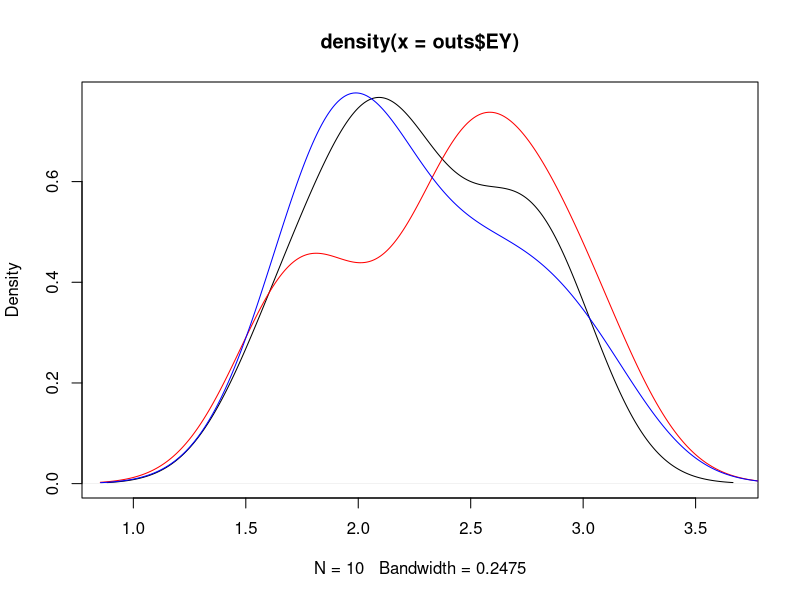

The R source for this figure:
## ---- chunk 1
z <- rbinom(10000,1,0.5)
y <- rbinom(10000,1,0.3)

t <- table(z,y)

rd <- function(x){x[1,1]/(x[1,2]+x[1,1])-x[2,1]/(x[2,2]+x[2,1])}
rr <- function(x){(x[1,1]/(x[1,2]+x[1,1]))/(x[2,1]/(x[2,2]+x[2,1]))}
or <- function(x){(x[1,1]*x[2,2])/(x[2,1]*x[1,2]) }

rd(t)
rr(t)
or(t)



z <- rbinom(10000,1,0.5)
y <- rbinom(10000,1,z*0.5+0.1)

t <- table(z,y)

rd <- function(x){x[1,1]/(x[1,2]+x[1,1])-x[2,1]/(x[2,2]+x[2,1])}
rr <- function(x){(x[1,1]/(x[1,2]+x[1,1]))/(x[2,1]/(x[2,2]+x[2,1]))}
or <- function(x){(x[1,1]*x[2,2])/(x[2,1]*x[1,2]) }

rd(t)
rr(t)
or(t)

## ---- chunk 2
-((dnorm(Inf)-dnorm(0.5))/(pnorm(Inf)-pnorm(0.5)))-(-((dnorm(0.5)-dnorm(-Inf))/(pnorm(0.5)-pnorm(-Inf))))+(-0.5)
## ---- chunk 3
set.seed(2024)
nsim <- 10 #只是为了多做几次结果看图
outs <- matrix(NA,nsim,3)

for(i in 1:nsim){
  Y1 <- rnorm(10,1,1)
  Y0 <- rnorm(10,-1,1)
  delta1 <- median(Y1)-median(Y0)
  delta2 <- median(Y1-Y0)
  EY <- mean(Y1-Y0)
  out <- c(delta1,delta2,EY )
  outs[i,] <- out
}
outs <- data.frame(delta1=outs[,1],delta2=outs[,2],EY=outs[,3])

plot(density(outs$EY))
lines(density(outs$delta1),col ='red')
lines(density(outs$delta2),col ='blue')

## ---- chunk 4
library(Matching)
data(lalonde)
# z = lalonde$treat
# y = lalonde$re78

model <- lm(re78~.,lalonde)
#model$residuals

tauhat = t.test(model$residuals[z == 1], model$residuals[z == 0], 
                var.equal = TRUE)$p.value
tauhat

student = t.test(y[z == 1], y[z == 0],
                 var.equal = FALSE)$p.value
student

W = wilcox.test(y[z == 1], y[z == 0])$p.value
W

D = ks.test(y[z == 1], y[z == 0])$p.value
D

summary(model)
